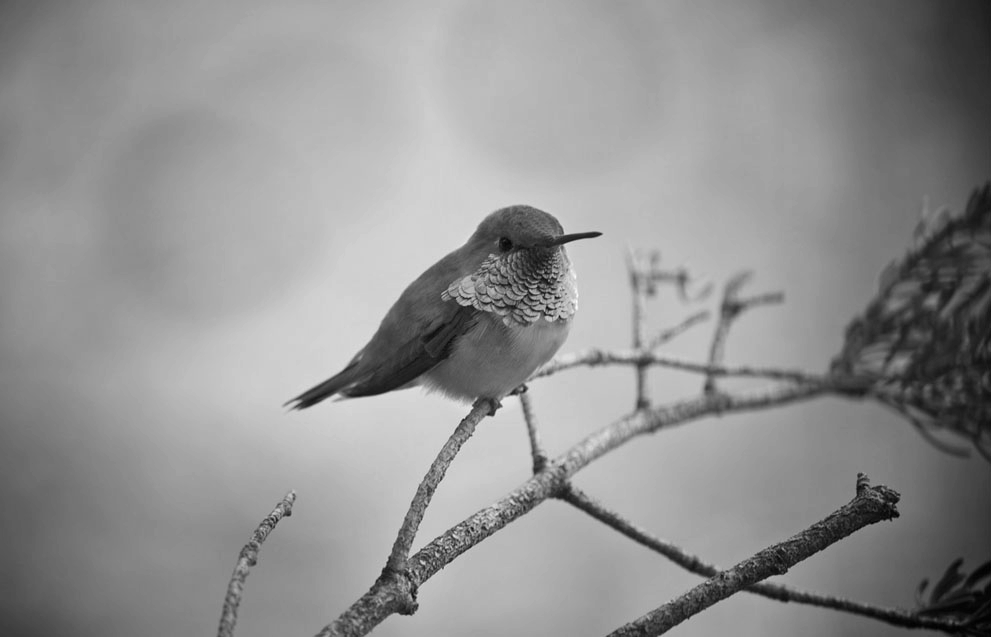
#> input picture lab2/gray2.jpg, 991 x 637 px
$ python zad6.py
#> lines starting #> are read from the running program, lines starting #| are printed output that depends on the picture; after the words box and inside, x2 and y2 are one past the last pixel; in counts of white or black regions, pixels touching at a corner belong together
import matplotlib.pyplot as plt
import PIL.Image as Image
import numpy as np

img = np.asarray(Image.open("gray2.jpg"))
#> img is the input picture: shape (637, 991); min 0, max 254, mean 145.4
max_thresh, min_thresh = 192, 64  # wartości progów
max_val, min_val = 255, 0  # wynikowe wartości dla progów

thresh_img = img.copy()  # płytka kopia obrazu
thresh_img[thresh_img > max_thresh] = max_val  # indeksowanie logiczne
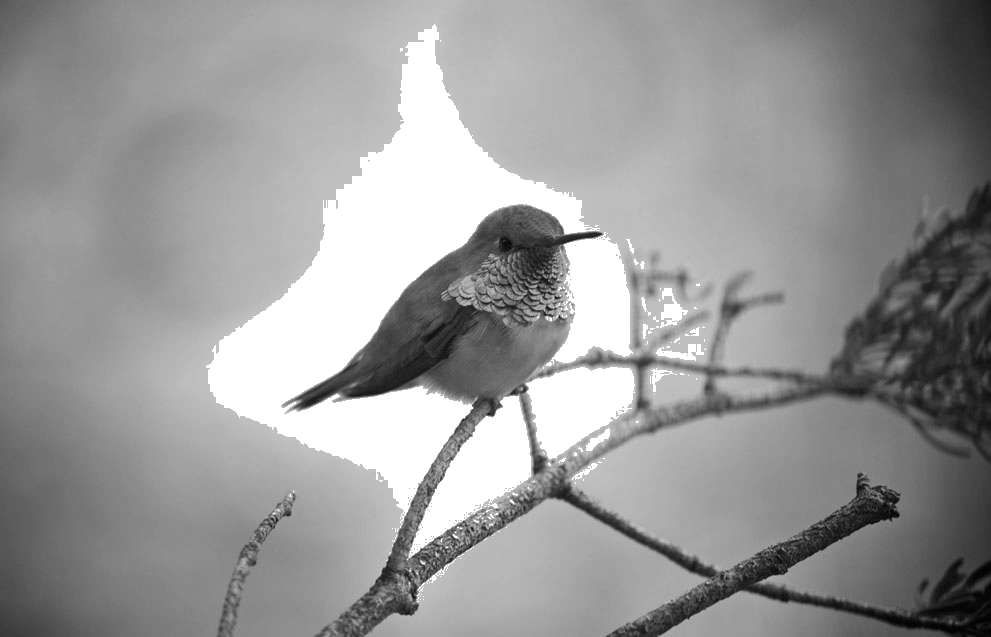
#> thresh_img: shape (637, 991); 12.39% of pixels changed, all inside (x1, y1, x2, y2) = (206, 24, 706, 602)

plt.figure("Zadanie 6")

plt.subplot(1, 2, 1)
plt.title("Oryginał")
plt.imshow(img, cmap="gray")

for r, row in enumerate(thresh_img):
    for c, col in enumerate(row):
        if thresh_img[r, c] < min_thresh:
            thresh_img[r, c] = min_val
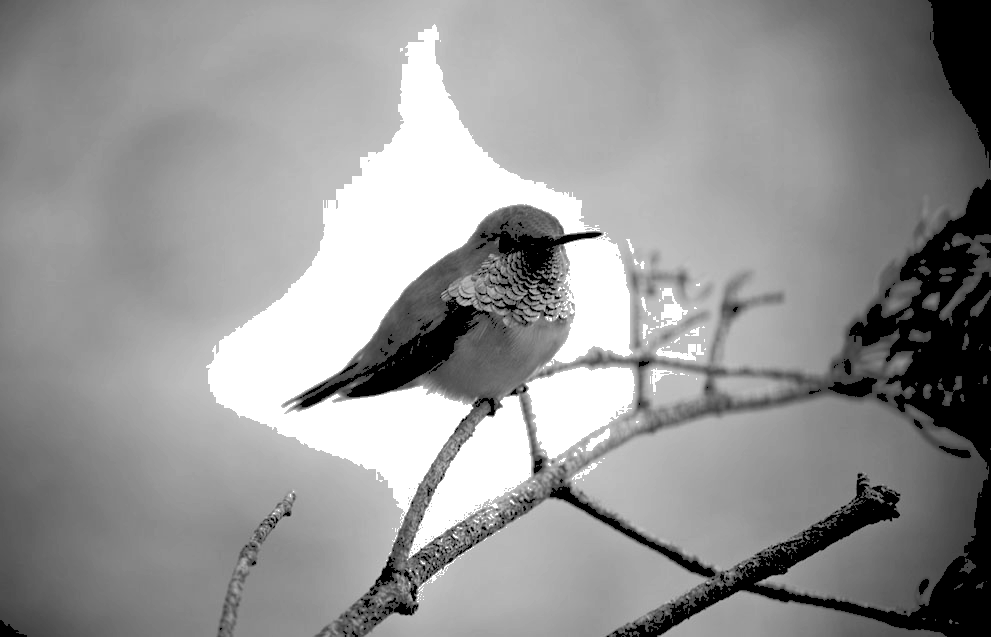
#> thresh_img: shape (637, 991); 7.22% of pixels changed, all inside (x1, y1, x2, y2) = (0, 0, 991, 637)

plt.subplot(1, 2, 2)
plt.title("Progowanie")
plt.imshow(thresh_img, cmap="gray")

plt.show()
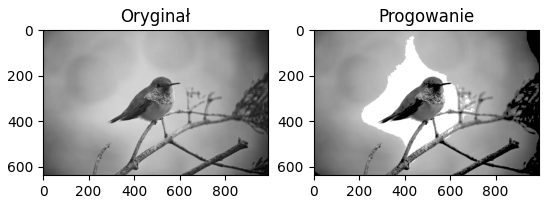
#> figure drawn by matplotlib, 2 panels
